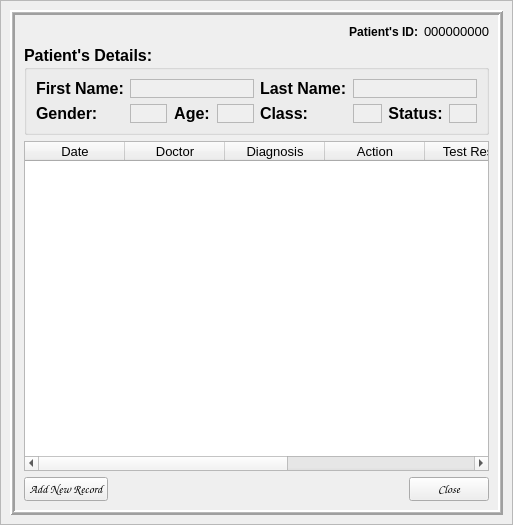
<?xml version="1.0" encoding="UTF-8"?>
<ui version="4.0">
 <class>ClinicalRecord</class>
 <widget class="QWidget" name="ClinicalRecord">
  <property name="geometry">
   <rect>
    <x>0</x>
    <y>0</y>
    <width>513</width>
    <height>525</height>
   </rect>
  </property>
  <property name="windowTitle">
   <string>Clinical Record</string>
  </property>
  <layout class="QGridLayout" name="gridLayout">
   <property name="leftMargin">
    <number>0</number>
   </property>
   <property name="topMargin">
    <number>0</number>
   </property>
   <property name="rightMargin">
    <number>0</number>
   </property>
   <property name="bottomMargin">
    <number>0</number>
   </property>
   <property name="spacing">
    <number>0</number>
   </property>
   <item row="0" column="0">
    <widget class="QFrame" name="bgLayer">
     <property name="frameShape">
      <enum>QFrame::StyledPanel</enum>
     </property>
     <property name="frameShadow">
      <enum>QFrame::Raised</enum>
     </property>
     <layout class="QGridLayout" name="gridLayout_2">
      <item row="0" column="0">
       <widget class="QFrame" name="bgframe">
        <property name="frameShape">
         <enum>QFrame::Box</enum>
        </property>
        <property name="frameShadow">
         <enum>QFrame::Raised</enum>
        </property>
        <property name="lineWidth">
         <number>2</number>
        </property>
        <property name="midLineWidth">
         <number>1</number>
        </property>
        <layout class="QGridLayout" name="gridLayout_3">
         <item row="0" column="0">
          <layout class="QHBoxLayout" name="horizontalLayout_2">
           <item>
            <widget class="QLabel" name="label_12">
             <property name="sizePolicy">
              <sizepolicy hsizetype="Expanding" vsizetype="Preferred">
               <horstretch>0</horstretch>
               <verstretch>0</verstretch>
              </sizepolicy>
             </property>
             <property name="font">
              <font>
               <weight>75</weight>
               <bold>true</bold>
              </font>
             </property>
             <property name="text">
              <string>Patient's ID:</string>
             </property>
             <property name="alignment">
              <set>Qt::AlignRight|Qt::AlignTrailing|Qt::AlignVCenter</set>
             </property>
            </widget>
           </item>
           <item>
            <widget class="QLabel" name="patientID">
             <property name="font">
              <font>
               <pointsize>10</pointsize>
              </font>
             </property>
             <property name="text">
              <string>000000000</string>
             </property>
            </widget>
           </item>
          </layout>
         </item>
         <item row="1" column="0">
          <widget class="QGroupBox" name="groupBox">
           <property name="sizePolicy">
            <sizepolicy hsizetype="Preferred" vsizetype="Preferred">
             <horstretch>0</horstretch>
             <verstretch>0</verstretch>
            </sizepolicy>
           </property>
           <property name="font">
            <font>
             <pointsize>12</pointsize>
             <weight>75</weight>
             <bold>true</bold>
            </font>
           </property>
           <property name="title">
            <string>Patient's Details:</string>
           </property>
           <layout class="QHBoxLayout" name="horizontalLayout">
            <item>
             <layout class="QFormLayout" name="formLayout">
              <item row="0" column="0">
               <widget class="QLabel" name="label_5">
                <property name="text">
                 <string>First Name:</string>
                </property>
               </widget>
              </item>
              <item row="0" column="1">
               <widget class="QLabel" name="fname">
                <property name="sizePolicy">
                 <sizepolicy hsizetype="Preferred" vsizetype="Preferred">
                  <horstretch>0</horstretch>
                  <verstretch>0</verstretch>
                 </sizepolicy>
                </property>
                <property name="font">
                 <font>
                  <pointsize>10</pointsize>
                  <weight>50</weight>
                  <bold>false</bold>
                 </font>
                </property>
                <property name="autoFillBackground">
                 <bool>true</bool>
                </property>
                <property name="frameShape">
                 <enum>QFrame::StyledPanel</enum>
                </property>
                <property name="text">
                 <string/>
                </property>
               </widget>
              </item>
              <item row="1" column="0">
               <widget class="QLabel" name="label_9">
                <property name="text">
                 <string>Gender:</string>
                </property>
               </widget>
              </item>
              <item row="1" column="1">
               <layout class="QHBoxLayout" name="horizontalLayout_5">
                <item>
                 <widget class="QLabel" name="gender">
                  <property name="font">
                   <font>
                    <pointsize>10</pointsize>
                   </font>
                  </property>
                  <property name="autoFillBackground">
                   <bool>true</bool>
                  </property>
                  <property name="frameShape">
                   <enum>QFrame::StyledPanel</enum>
                  </property>
                  <property name="text">
                   <string/>
                  </property>
                 </widget>
                </item>
                <item>
                 <widget class="QLabel" name="label_4">
                  <property name="text">
                   <string>Age:</string>
                  </property>
                  <property name="alignment">
                   <set>Qt::AlignCenter</set>
                  </property>
                 </widget>
                </item>
                <item>
                 <widget class="QLabel" name="age">
                  <property name="font">
                   <font>
                    <pointsize>10</pointsize>
                   </font>
                  </property>
                  <property name="autoFillBackground">
                   <bool>true</bool>
                  </property>
                  <property name="frameShape">
                   <enum>QFrame::StyledPanel</enum>
                  </property>
                  <property name="text">
                   <string/>
                  </property>
                 </widget>
                </item>
               </layout>
              </item>
             </layout>
            </item>
            <item>
             <layout class="QFormLayout" name="formLayout_2">
              <item row="0" column="0">
               <widget class="QLabel" name="label_2">
                <property name="text">
                 <string>Last Name:</string>
                </property>
               </widget>
              </item>
              <item row="1" column="0">
               <widget class="QLabel" name="label_6">
                <property name="text">
                 <string>Class:</string>
                </property>
               </widget>
              </item>
              <item row="0" column="1">
               <widget class="QLabel" name="lname">
                <property name="sizePolicy">
                 <sizepolicy hsizetype="Preferred" vsizetype="Preferred">
                  <horstretch>1</horstretch>
                  <verstretch>0</verstretch>
                 </sizepolicy>
                </property>
                <property name="minimumSize">
                 <size>
                  <width>100</width>
                  <height>0</height>
                 </size>
                </property>
                <property name="font">
                 <font>
                  <pointsize>10</pointsize>
                  <weight>50</weight>
                  <bold>false</bold>
                 </font>
                </property>
                <property name="autoFillBackground">
                 <bool>true</bool>
                </property>
                <property name="frameShape">
                 <enum>QFrame::StyledPanel</enum>
                </property>
                <property name="text">
                 <string/>
                </property>
               </widget>
              </item>
              <item row="1" column="1">
               <layout class="QHBoxLayout" name="horizontalLayout_4">
                <item>
                 <widget class="QLabel" name="pclass">
                  <property name="font">
                   <font>
                    <pointsize>10</pointsize>
                   </font>
                  </property>
                  <property name="autoFillBackground">
                   <bool>true</bool>
                  </property>
                  <property name="frameShape">
                   <enum>QFrame::StyledPanel</enum>
                  </property>
                  <property name="text">
                   <string/>
                  </property>
                 </widget>
                </item>
                <item>
                 <widget class="QLabel" name="label_10">
                  <property name="text">
                   <string>Status:</string>
                  </property>
                  <property name="alignment">
                   <set>Qt::AlignCenter</set>
                  </property>
                 </widget>
                </item>
                <item>
                 <widget class="QLabel" name="status">
                  <property name="font">
                   <font>
                    <pointsize>10</pointsize>
                   </font>
                  </property>
                  <property name="autoFillBackground">
                   <bool>true</bool>
                  </property>
                  <property name="frameShape">
                   <enum>QFrame::StyledPanel</enum>
                  </property>
                  <property name="text">
                   <string/>
                  </property>
                 </widget>
                </item>
               </layout>
              </item>
             </layout>
            </item>
           </layout>
          </widget>
         </item>
         <item row="2" column="0">
          <widget class="QTableWidget" name="table">
           <property name="font">
            <font>
             <pointsize>10</pointsize>
            </font>
           </property>
           <property name="alternatingRowColors">
            <bool>true</bool>
           </property>
           <property name="columnCount">
            <number>7</number>
           </property>
           <attribute name="horizontalHeaderStretchLastSection">
            <bool>true</bool>
           </attribute>
           <column>
            <property name="text">
             <string>Date</string>
            </property>
           </column>
           <column>
            <property name="text">
             <string>Doctor</string>
            </property>
           </column>
           <column>
            <property name="text">
             <string>Diagnosis</string>
            </property>
           </column>
           <column>
            <property name="text">
             <string>Action</string>
            </property>
           </column>
           <column>
            <property name="text">
             <string>Test Result</string>
            </property>
           </column>
           <column>
            <property name="text">
             <string>Status</string>
            </property>
           </column>
           <column>
            <property name="text">
             <string/>
            </property>
           </column>
          </widget>
         </item>
         <item row="3" column="0">
          <layout class="QHBoxLayout" name="horizontalLayout_3">
           <item>
            <widget class="QPushButton" name="addNewBtn">
             <property name="font">
              <font>
               <family>Comic Sans MS</family>
              </font>
             </property>
             <property name="text">
              <string>Add New Record</string>
             </property>
            </widget>
           </item>
           <item>
            <spacer name="horizontalSpacer">
             <property name="orientation">
              <enum>Qt::Horizontal</enum>
             </property>
             <property name="sizeHint" stdset="0">
              <size>
               <width>40</width>
               <height>20</height>
              </size>
             </property>
            </spacer>
           </item>
           <item>
            <widget class="QPushButton" name="closeBtn">
             <property name="font">
              <font>
               <family>Comic Sans MS</family>
              </font>
             </property>
             <property name="text">
              <string>Close</string>
             </property>
            </widget>
           </item>
          </layout>
         </item>
        </layout>
       </widget>
      </item>
     </layout>
    </widget>
   </item>
  </layout>
 </widget>
 <resources/>
 <connections/>
</ui>
